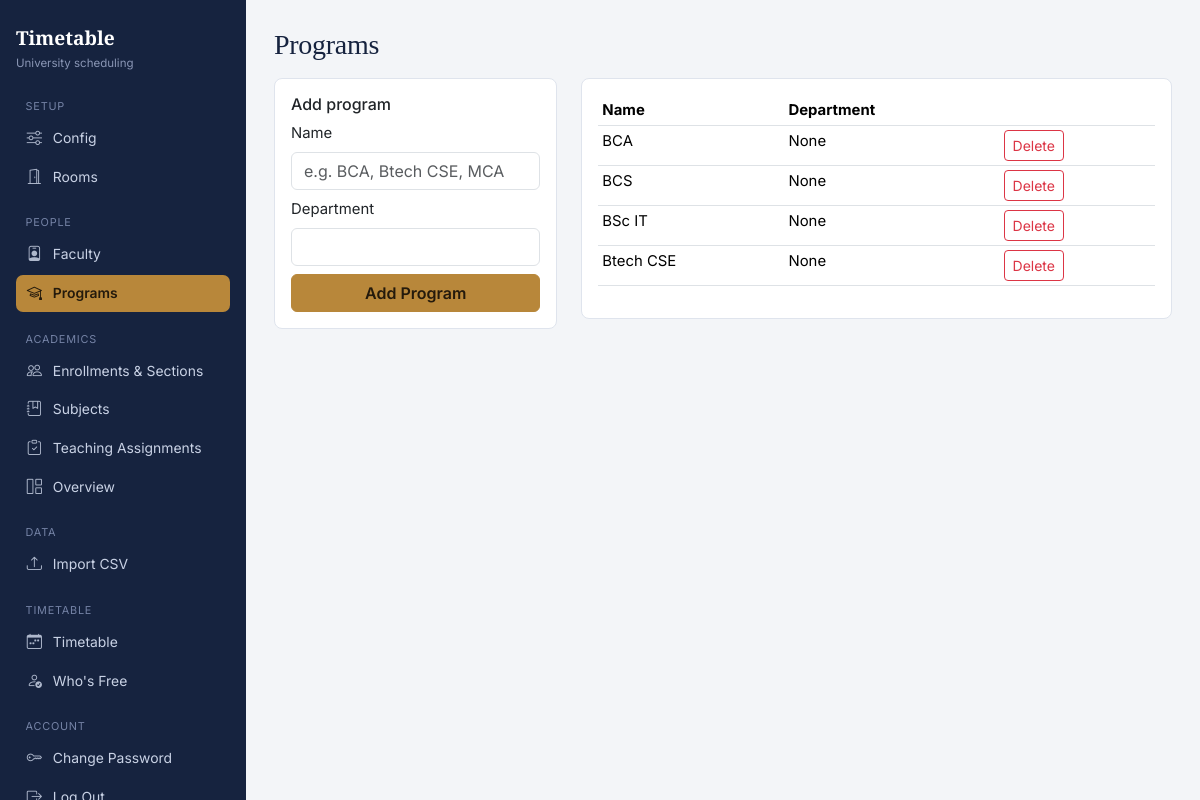
Page /programs (signed in) on the committed database.
### models.py (models this page shows)
class Program(db.Model):
    id = db.Column(db.Integer, primary_key=True)
    name = db.Column(db.String(80), nullable=False)  # e.g. "BCA", "Btech CSE"
    department = db.Column(db.String(120))

### app.py (the view)
@app.route("/programs", methods=["GET", "POST"])
def programs_page():
    if request.method == "POST":
        p = Program(name=request.form["name"], department=request.form.get("department", ""))
        db.session.add(p)
        db.session.commit()
        flash(f"Program '{p.name}' added.", "success")
        return redirect(url_for("programs_page"))
    programs = Program.query.order_by(Program.name).all()
    return render_template("programs.html", programs=programs)

### app.py (called while the page is built)
@login_manager.user_loader
def load_user(user_id):
    return AdminUser.query.get(int(user_id))

@app.before_request
def require_login():
    allowed = {"login", "static"}
    if request.endpoint not in allowed and not current_user.is_authenticated:
        return login_manager.unauthorized()

### models.py (called while the page is built)
    @property
    def is_authenticated(self):
        return True

### templates/programs.html (shortened to what this page needs)
{% extends "base.html" %}
{% block content %}
<h3 class="mb-3">Programs</h3>
<div class="row">
  <div class="col-md-4">
    <div class="card p-3">
      <h6>Add program</h6>
      <form method="post">
        <div class="mb-2">
          <label class="form-label">Name</label>
          <input class="form-control" name="name" required placeholder="e.g. BCA, Btech CSE, MCA">
        </div>
        <div class="mb-2">
          <label class="form-label">Department</label>
          <input class="form-control" name="department">
        </div>
        <button class="btn btn-primary w-100">Add Program</button>
      </form>
    </div>
  </div>
  <div class="col-md-8">
    <div class="card p-3">
      <table class="table table-sm table-hover">
        <thead><tr><th>Name</th><th>Department</th><th></th></tr></thead>
        <tbody>
        {% for p in programs %}
          <tr>
            <td>{{ p.name }}</td>
            <td>{{ p.department }}</td>
            <td>
              <form method="post" action="{{ url_for('delete_program', pid=p.id) }}" onsubmit="return confirm('Delete this program?');">
                <button class="btn btn-sm btn-outline-danger">Delete</button>
              </form>
            </td>
          </tr>
        {% else %}
          <tr><td colspan="3" class="text-muted">No programs yet.</td></tr>
        {% endfor %}
        </tbody>
      </table>
    </div>
  </div>
</div>
{% endblock %}

### templates/base.html (style rules this page uses)
:root { --ink: #16233F; --ink-soft: #4A5876; --paper: #F3F5F8; --panel: #FFFFFF; --line: #DFE4ED; --brass: #B8873A; --brass-dark: #96692A; --steel: #3E6B96; --steel-tint: #E7EEF5; --sage: #4B7B62; --sage-tint: #E7F1EC; --signal: #A6423A; --signal-tint: #F7E9E7; --free: #E7F1EC; --free-ink: #2E5B44; }
body { background: var(--paper); color: var(--ink); font-family: 'Inter', -apple-system, sans-serif; font-size: .93rem; }
h1, h2, h3, .font-display { font-family: 'Source Serif 4', Georgia, serif; color: var(--ink); letter-spacing: -0.01em; }
.card { border:1px solid var(--line); border-radius:8px; box-shadow:none; margin-bottom:1.25rem; }
.btn-primary { background: var(--brass); border-color: var(--brass); color:#241A0C; font-weight:600; }

### rows in the picture
Program: name "BCA", department "None"
Program: name "BCS", department "None"
Program: name "BSc IT", department "None"
Program: name "Btech CSE", department "None"
